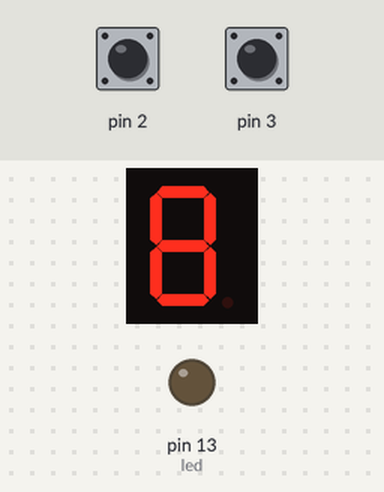
A sketch run on a simulated Arduino Uno, built with avr-gcc and run on an emulated ATmega328P. Shown: 1-digit seven-segment display, output pins drawn as LEDs (lit = HIGH). Wiring (inferred from the names in the program): 1-digit 7-segment display, segments lit when LOW: segments pin 1, pin 8, pin 9, pin 4, pin 5, pin 6, pin 7. Inputs (shaded band) come from the test bench; at power-on: pin 2 HIGH, pin 3 HIGH. The segment pins are drawn as the display they are named for; pins used as bus, display or sensor lines are not drawn.

Above: at 1.2 s.
1.3 s: pin 2 pulled LOW for 0.15 s
At 1.9 s:
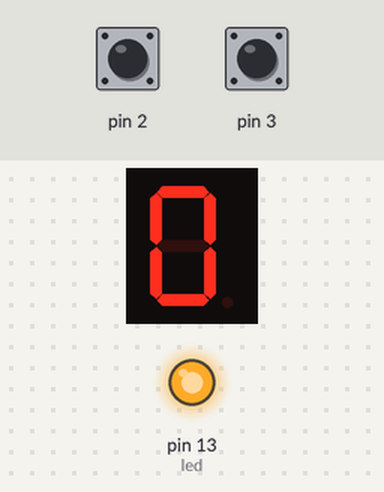
4.4 s: pin 3 pulled LOW for 0.15 s
At 5.4 s:
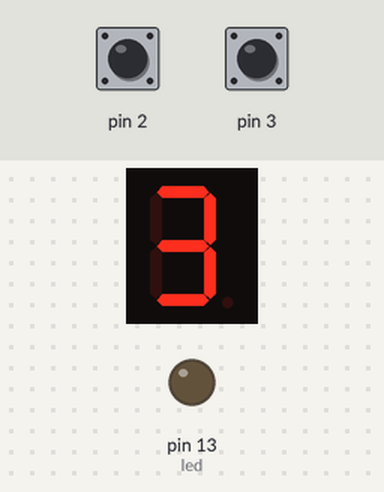
7.5 s: pin 2 pulled LOW for 1 s
At 7.8 s:
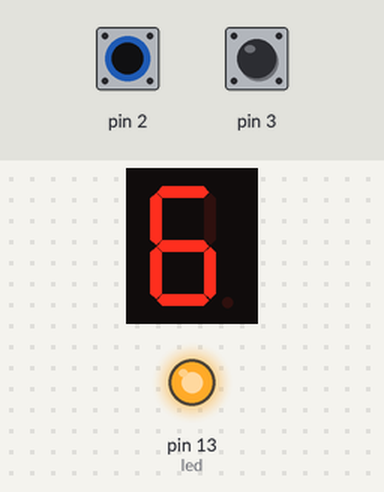
11.5 s: pin 3 pulled LOW for 1 s
At 12.7 s:
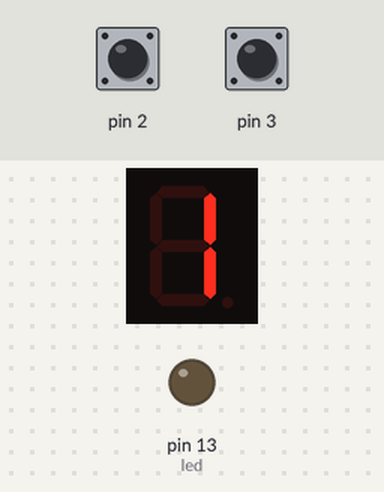
15.5 s: pin 2 pulled LOW for 0.15 s
At 16.9 s:
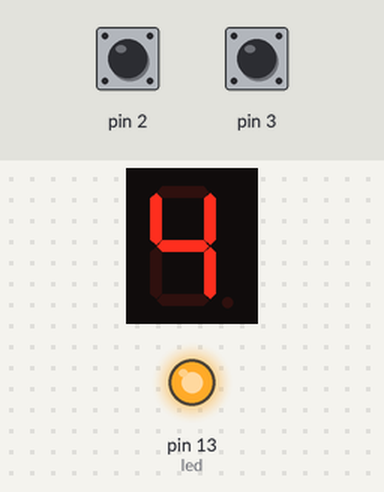
18.6 s: pin 3 pulled LOW for 0.15 s
At 21.1 s:
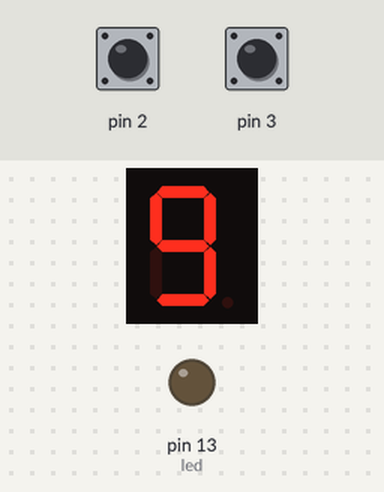
Timing chart, 0 to 22.6 s (numbered marks = the images above; inputs shaded):
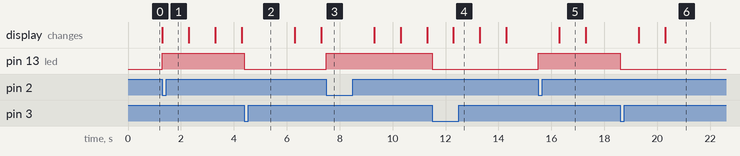

Measured:
- after the input at 1.3 s, pin 13 (led): LOW → HIGH at once; the display: changes at once (image 1)
- after the input at 4.4 s, pin 13 (led): HIGH → LOW at once
- after the input at 7.5 s, pin 13 (led): LOW → HIGH at once
- after the input at 11.5 s, pin 13 (led): HIGH → LOW at once
- after the input at 15.5 s, pin 13 (led): LOW → HIGH at once
- after the input at 18.6 s, pin 13 (led): HIGH → LOW at once
- what the display in image 5 shows lasts 1.0 s, from 16.3 s to 17.3 s

The sketch:

exercicio_4.ino
```cpp
int a = 1;
int b = 8;
int c = 9;
int d = 4;
int e = 5;
int f = 6;
int g = 7;
boolean var_start = LOW;
boolean  var_contagem=LOW;
int led = 13;

void setup() {
  pinMode(a, OUTPUT);
  pinMode(b, OUTPUT);
  pinMode(c, OUTPUT);
  pinMode(d, OUTPUT);
  pinMode(e, OUTPUT);
  pinMode(f, OUTPUT);
  pinMode(g, OUTPUT);

  pinMode(2 , INPUT_PULLUP);
  pinMode(3 , INPUT_PULLUP);
  pinMode(13, OUTPUT);
  attachInterrupt(digitalPinToInterrupt(2), f_start, CHANGE);
  attachInterrupt(digitalPinToInterrupt(3), f_stop, CHANGE);
}
void loop()
{
  if (var_contagem==HIGH)
  {
  digitalWrite(a, LOW);
  digitalWrite(b, LOW);
  digitalWrite(c, LOW);
  digitalWrite(d, LOW);
  digitalWrite(e, LOW);
  digitalWrite(f, LOW);
  digitalWrite(g, HIGH);
  delay(1000);
  digitalWrite(a, HIGH);
  digitalWrite(b, LOW);
  digitalWrite(c, LOW);
  digitalWrite(d, HIGH);
  digitalWrite(e, HIGH);
  digitalWrite(f, HIGH);
  digitalWrite(g, HIGH);
  delay(1000);
  digitalWrite(a, LOW);
  digitalWrite(b, LOW);
  digitalWrite(c, HIGH);
  digitalWrite(d, LOW);
  digitalWrite(e, LOW);
  digitalWrite(f, HIGH);
  digitalWrite(g, LOW);
  delay(1000);
  digitalWrite(a, LOW);   // turn the LED on (HIGH is the voltage level)
  digitalWrite(b, LOW);
  digitalWrite(c, LOW);
  digitalWrite(d, LOW);
  digitalWrite(e, HIGH);
  digitalWrite(f, HIGH);
  digitalWrite(g, LOW);
  delay(1000);
  digitalWrite(a, LOW);   // turn the LED on (HIGH is the voltage level)
  digitalWrite(b, LOW);
  digitalWrite(c, LOW);
  digitalWrite(d, LOW);
  digitalWrite(e, HIGH);
  digitalWrite(f, HIGH);
  digitalWrite(g, LOW);
  delay(1000);

  digitalWrite(a, HIGH);   // turn the LED on (HIGH is the voltage level)
  digitalWrite(b, LOW);
  digitalWrite(c, LOW);
  digitalWrite(d, HIGH);
  digitalWrite(e, HIGH);
  digitalWrite(f, LOW);
  digitalWrite(g, LOW);
  delay(1000);

  digitalWrite(a, LOW);   // turn the LED on (HIGH is the voltage level)
  digitalWrite(b, HIGH);
  digitalWrite(c, LOW);
  digitalWrite(d, LOW);
  digitalWrite(e, LOW);
  digitalWrite(f, LOW);
  digitalWrite(g, LOW);
  delay(1000);
  digitalWrite(a, LOW);   // turn the LED on (HIGH is the voltage level)
  digitalWrite(b, HIGH);
  digitalWrite(c, LOW);
  digitalWrite(d, LOW);
  digitalWrite(e, LOW);
  digitalWrite(f, LOW);
  digitalWrite(g, LOW);
  delay(1000);
  digitalWrite(a, LOW);   // turn the LED on (HIGH is the voltage level)
  digitalWrite(b, LOW);
  digitalWrite(c, LOW);
  digitalWrite(d, LOW);
  digitalWrite(e, LOW);
  digitalWrite(f, LOW);
  digitalWrite(g, LOW);
  delay(1000);
  digitalWrite(a, LOW);   // turn the LED on (HIGH is the voltage level)
  digitalWrite(b, LOW);
  digitalWrite(c, LOW);
  digitalWrite(d, LOW);
  digitalWrite(e, HIGH);
  digitalWrite(f, LOW);
  digitalWrite(g, LOW);
  delay(1000);
  }
}
void f_start() {
  digitalWrite(led, HIGH);
  var_contagem=HIGH;
}

void f_stop() {
  digitalWrite(led, LOW);
  var_contagem=LOW;
}
```
